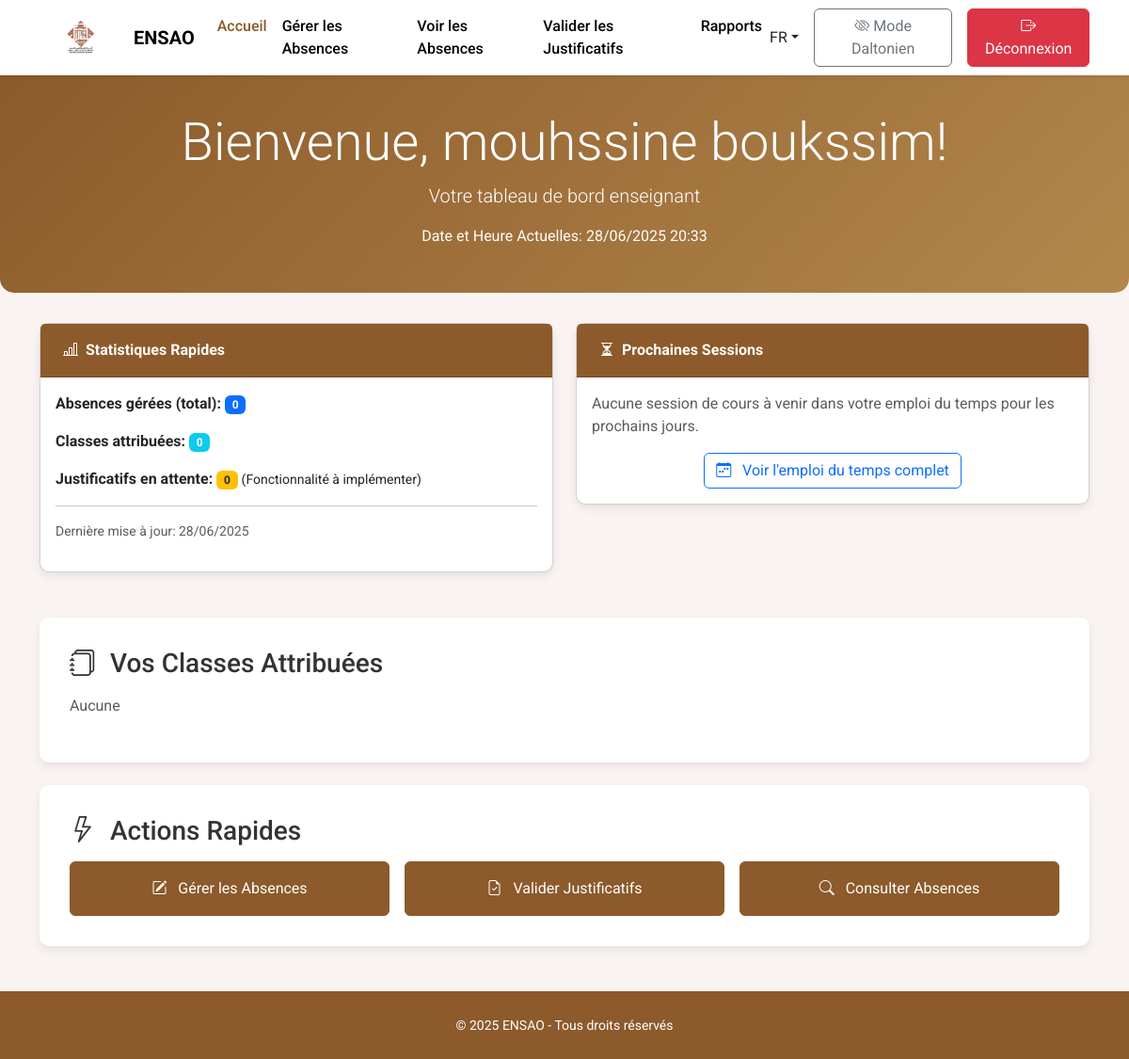
Before: /professeurs/dashboard.php (signed in) with the older database file.
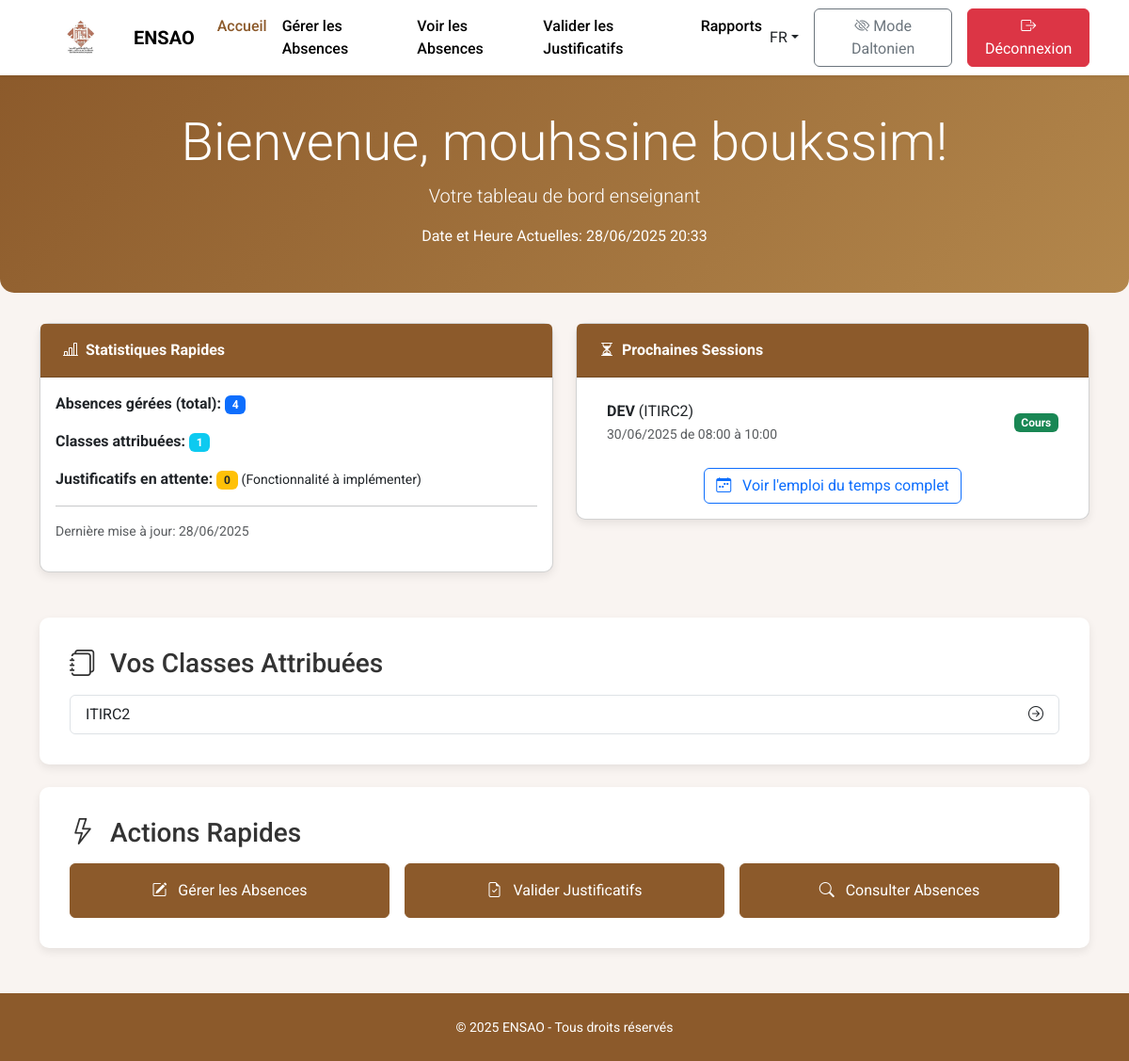
After: the same page with the newer database file.
### tables this page shows
CREATE TABLE IF NOT EXISTS `emploi_du_temps` (
  `id` int NOT NULL AUTO_INCREMENT,
  `classe_id` int NOT NULL,
  `jour_semaine` varchar(20) NOT NULL,
  `heure_debut` time NOT NULL,
  `heure_fin` time NOT NULL,
  `matiere_id` int DEFAULT NULL,
  `professeur_id` int DEFAULT NULL,
  `matiere` varchar(100) NOT NULL,
  `enseignant` varchar(100) NOT NULL,
  `salle` varchar(50) NOT NULL,
  PRIMARY KEY (`id`),
  KEY `classe_id` (`classe_id`),
  KEY `fk_edt_matiere` (`matiere_id`),
  KEY `fk_edt_professeur` (`professeur_id`)
);

CREATE TABLE IF NOT EXISTS `matieres` (
  `id` int NOT NULL AUTO_INCREMENT,
  `nom` varchar(100) NOT NULL,
  `code` varchar(10) NOT NULL,
  `professeur_id` int DEFAULT NULL,
  PRIMARY KEY (`id`),
  UNIQUE KEY `code` (`code`),
  KEY `professeur_id` (`professeur_id`)
);

CREATE TABLE IF NOT EXISTS `classes` (
  `id` int NOT NULL AUTO_INCREMENT,
  `nom_classe` varchar(100) NOT NULL,
  `niveau` varchar(50) NOT NULL,
  `filiere` varchar(100) NOT NULL,
  `annee_universitaire` varchar(20) DEFAULT NULL,
  `filiere_id` int DEFAULT NULL,
  PRIMARY KEY (`id`),
  KEY `fk_classes_filiere` (`filiere_id`)
);

### professeurs/dashboard.php (the view, shortened to what the changed rows need)
<?php
require_once '../includes/config.php';
$lang_code = isset($_SESSION['lang']) ? $_SESSION['lang'] : 'fr';
$prof_user_id = $_SESSION['user_id'];
$prof_first_name = $_SESSION['user_first_name'] ?? '';
$prof_last_name = $_SESSION['user_last_name'] ?? '';
$prof_full_name = trim($prof_first_name . ' ' . $prof_last_name);
$total_absences_managed = 0;
try {
    $stmt_abs_count = $pdo->prepare("
        SELECT COUNT(DISTINCT a.id)
        FROM absences a
        JOIN matieres m ON a.matiere_id = m.id
        JOIN emploi_du_temps edt ON a.matiere_id = edt.matiere_id
            AND a.heure_debut_creneau = TIME_FORMAT(edt.heure_debut, '%H:%i')
            AND a.heure_fin_creneau = TIME_FORMAT(edt.heure_fin, '%H:%i')
        WHERE edt.professeur_id = ?
    ");
    $stmt_abs_count->execute([$prof_user_id]);
    $total_absences_managed = $stmt_abs_count->fetchColumn();
} catch (PDOException $e) {
    error_log("Dashboard - Total Absences Count Error: " . $e->getMessage());
    $error_message = ($lang['db_error_abs_count'] ?? 'Erreur lors du comptage des absences.');
}
$next_sessions = [];
try {
    $jours_map_db = [
        1 => 'Lundi', 2 => 'Mardi', 3 => 'Mercredi', 4 => 'Jeudi',
        5 => 'Vendredi', 6 => 'Samedi', 7 => 'Dimanche'
    ];
    if (empty($next_sessions)) {
        for ($i = 1; $i <= 7; $i++) {
            $future_date_raw = date('Y-m-d', strtotime("+$i day"));
            $future_day_num = date('N', strtotime($future_date_raw));
            $future_day_name_fr = $jours_map_db[$future_day_num];
            $future_date_display = date('d/m/Y', strtotime("+$i day"));
            $stmt_future_sessions = $pdo->prepare("
                SELECT
                    edt.heure_debut,
                    edt.heure_fin,
                    m.nom AS matiere_nom,
                    c.nom_classe,
                    ? AS session_date_display
                FROM
                    emploi_du_temps edt
                JOIN
                    matieres m ON edt.matiere_id = m.id
                JOIN
                    classes c ON edt.classe_id = c.id
                WHERE
                    edt.professeur_id = ?
                    AND edt.jour_semaine = ?
                ORDER BY
                    edt.heure_debut ASC
            ");
            $stmt_future_sessions->execute([$future_date_display, $prof_user_id, $future_day_name_fr]);
            $found_sessions = $stmt_future_sessions->fetchAll(PDO::FETCH_ASSOC);
            if (!empty($found_sessions)) {
                $next_sessions = array_slice($found_sessions, 0, 3);
                break;
            }
        }
    }
} catch (PDOException $e) {
    error_log("Dashboard - Next Sessions Error: " . $e->getMessage());
    $error_message = $lang['db_error_schedule'] ?? 'Erreur lors du chargement de l\'emploi du temps.';
}
$assigned_classes = [];
try {
    $stmt_assigned_classes = $pdo->prepare("
        SELECT DISTINCT c.id, c.nom_classe
        FROM classes c
        JOIN emploi_du_temps edt ON c.id = edt.classe_id
        WHERE edt.professeur_id = ?
        ORDER BY c.nom_classe
    ");
    $stmt_assigned_classes->execute([$prof_user_id]);
    $assigned_classes = $stmt_assigned_classes->fetchAll(PDO::FETCH_ASSOC);
} catch (PDOException $e) {
    error_log("Dashboard - Assigned Classes Error: " . $e->getMessage());
    $error_message = $lang['db_error_classes'] ?? 'Erreur lors du chargement de vos classes.';
}
$current_date_display = date("d/m/Y");
?>
<!DOCTYPE html>
<html lang="<?= htmlspecialchars($lang_code) ?>">
<head>
    <link href="https://cdn.jsdelivr.net/npm/bootstrap@5.3.2/dist/css/bootstrap.min.css" rel="stylesheet">
    <link href="https://cdn.jsdelivr.net/npm/bootstrap-icons/font/bootstrap-icons.css" rel="stylesheet">
</head>
<body>
<section class="dashboard-header text-center">
    <div class="container">
        <h1 class="display-4 mb-2"><?= htmlspecialchars($lang['welcome_prof'] ?? 'Bienvenue') ?>, <?= htmlspecialchars($prof_full_name) ?>!</h1>
    </div>
</section>
<main class="container">
    <div class="row">
        <div class="col-lg-6 mb-4">
            <div class="card">
                <div class="card-body">
                    <p><strong><?= htmlspecialchars($lang['absences_managed'] ?? 'Absences gérées (total)') ?>:</strong> <span class="badge bg-primary"><?= $total_absences_managed ?></span></p>
                    <p><strong><?= htmlspecialchars($lang['classes_assigned'] ?? 'Classes attribuées') ?>:</strong> <span class="badge bg-info"><?= count($assigned_classes) ?></span></p>
                </div>
            </div>
        </div>
        <div class="col-lg-6 mb-4">
            <div class="card">
                <div class="card-body">
                    <?php if (!empty($next_sessions)): ?>
                        <ul class="list-group list-group-flush">
                            <?php foreach ($next_sessions as $session): ?>
                                <li class="list-group-item d-flex justify-content-between align-items-center">
                                    <div>
                                        <strong><?= htmlspecialchars($session['matiere_nom']) ?></strong> (<?= htmlspecialchars($session['nom_classe']) ?>)
                                        <br><small class="text-muted">
                                            <?= htmlspecialchars($session['session_date_display'] ?? $current_date_display) ?>
                                            de <?= htmlspecialchars(substr($session['heure_debut'], 0, 5)) ?> à <?= htmlspecialchars(substr($session['heure_fin'], 0, 5)) ?>
                                        </small>
                                    </div>
                                    <span class="badge bg-success">
                                        <?= htmlspecialchars($lang['course'] ?? 'Cours') ?>
                                    </span>
                                </li>
                            <?php endforeach; ?>
                        </ul>
                    <?php else: ?>
                        <p class="text-muted"><?= htmlspecialchars($lang['no_upcoming_sessions'] ?? 'Aucune session de cours à venir dans votre emploi du temps pour les prochains jours.') ?></p>
                    <?php endif; ?>
                    <div class="text-center mt-3">
                        <a href="view_schedule.php" class="btn btn-outline-primary"><i class="bi bi-calendar-week me-2"></i> <?= htmlspecialchars($lang['view_full_schedule'] ?? 'Voir l\'emploi du temps complet') ?></a>
                    </div>
                </div>
            </div>
        </div>
    </div>
    <div class="content-section" id="assigned_classes">
        <h3 class="mb-3"><i class="bi bi-journals me-2"></i> <?= htmlspecialchars($lang['your_assigned_classes'] ?? 'Vos Classes Attribuées') ?></h3>
        <?php if (!empty($assigned_classes)): ?>
            <div class="list-group">
                <?php foreach ($assigned_classes as $class): ?>
                    <a href="gestion_absences.php?class_id=<?= htmlspecialchars($class['id']) ?>" class="list-group-item list-group-item-action d-flex justify-content-between align-items-center">
                        <?= htmlspecialchars($class['nom_classe']) ?>
                        <i class="bi bi-arrow-right-circle"></i>
                    </a>
                <?php endforeach; ?>
            </div>
        <?php else: ?>
            <p class="text-muted"><?= htmlspecialchars($lang['no_classes_assigned'] ?? 'Vous n\'avez pas encore de classes attribuées dans l\'emploi du temps.') ?></p>
        <?php endif; ?>
    </div>
</main>
</body>
</html>

Changed rows visible on the page:
added emploi_du_temps: matiere.nom "DEV", classe.nom_classe "ITIRC2", session_date_display "30/06/2025", heure_debut "08:00", heure_fin "10:00"
now on this page (row edited): classes: nom_classe "ITIRC2"
Other visible differences:
$total_absences_managed: "0" → "4"
count($assigned_classes): "0" → "1"
$lang['no_upcoming_sessions']: "Aucune session de cours à venir dans votre emploi du temps pour les prochains jours." → (not shown)
$lang['no_classes_assigned']: "Aucune" → (not shown)
